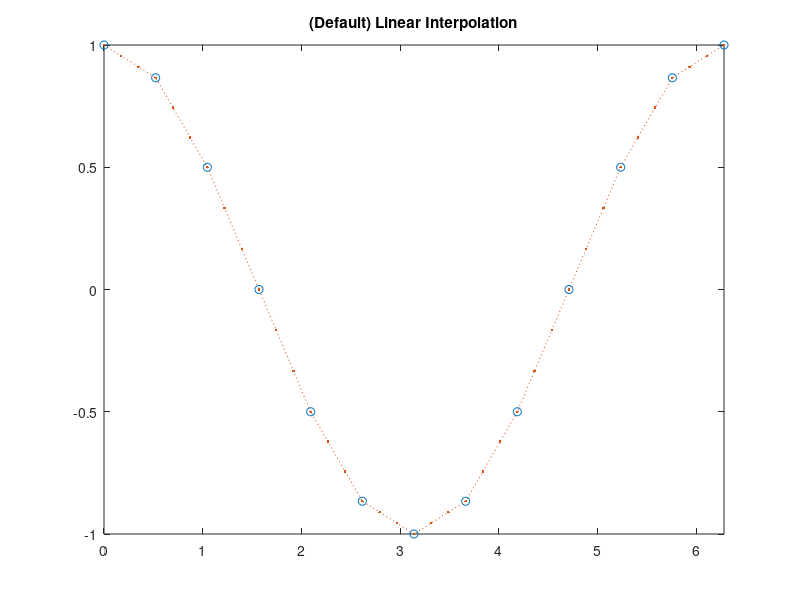
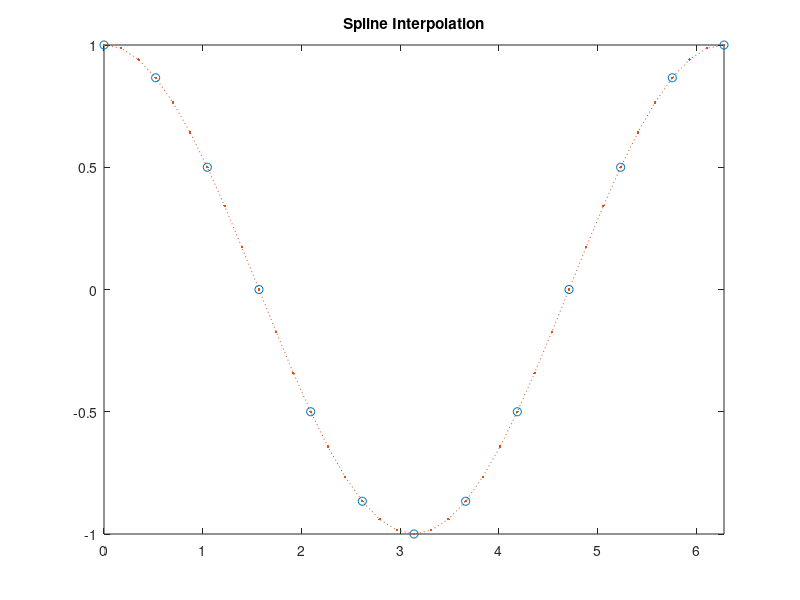

Reproduce these figures in MATLAB, in order. (Note: this script raises an error after producing the figures.)
clear all;clc;
close all;

x = 0:pi/6:2*pi;
v = cos(x);

xq = 0:pi/18:2*pi;

figure(1)
vq1 = interp1(x,v,xq);
plot(x,v,'o',xq,vq1,':.');
xlim([0 2*pi]);
title('(Default) Linear Interpolation');

figure(2)
vq1 = interp1(x,v,xq,'spline');
plot(x,v,'o',xq,vq1,':.');
xlim([0 2*pi]);
title('Spline Interpolation');


pkg load io %for Octave
ESM_DATA = xlsread('ESM_FEM_DATA.xlsx');
ID = [-200:50: -0];
IQ = [0:50: 200];
[X,Y] = meshgrid(ID,IQ)
for col = 1:5
    for row = 1:5
      Lambda_d(row,col) = ESM_DATA(find(ESM_DATA(:,1)== X(row,col) & ESM_DATA(:,2)== Y(row,col) & ESM_DATA(:,3)== 5.5),5);
      Lambda_q(row,col) = ESM_DATA(find(ESM_DATA(:,1)== X(row,col) & ESM_DATA(:,2)== Y(row,col) & ESM_DATA(:,3)== 5.5),4);
    end
end

figure(3)
contour(X,Y, Lambda_d)
title("D-axis Flux")
xlabel("d-axis current [A]")
ylabel("q-axis current [A]")

figure(4)
contour(X,Y, Lambda_q)
title("Q-axis Flux")
xlabel("d-axis current [A]")
ylabel("q-axis current [A]")

ID_i = [-200:1: -0];
IQ_i = [0:1: 200];
[X_i,Y_i] = meshgrid(ID_i,IQ_i);
Zd_i = interp2(ID,IQ,Lambda_d,X_i,Y_i,'spline');
figure(5)
contour(X_i,Y_i,Zd_i)

ID_i = [-200:1: -0];
IQ_i = [0:1: 200];
[X_i,Y_i] = meshgrid(ID_i,IQ_i);
Zq_i = interp2(ID,IQ,Lambda_q,X_i,Y_i,'spline');
figure(6)
contour(X_i,Y_i,Zq_i);

pkg load io %for Octave
NTC_DATA = xlsread('NTHS0805N02N1002J_Curve.xlsx')
[NTC_DATA1, NTC_DATA2] = xlsread('NTHS0805N02N1002J_Curve.xlsx')
[size_row, size_col] = size(NTC_DATA)
NTC_DATA_New(1:(size_row) ,1:2) = NTC_DATA(: ,1:2)
NTC_DATA_New(size_row+1:(size_row*2) ,1:2) = NTC_DATA(: ,3:4)
NTC_DATA_New(size_row*2+1:(size_row*3) ,1:2) = NTC_DATA(: ,5:6)
NTC_DATA_New(size_row*3+1:(size_row*4) ,1:2) = NTC_DATA(: ,7:8)

[Resistance_max,Resistance_min] = MaxMin(NTC_DATA_New(:,2))

[Temp_max,Temp_min] = MaxMin(NTC_DATA_New(:,1))

figure(11)
plot(NTC_DATA_New(:,1),NTC_DATA_New(:,2) )
hold on
grid on
axis([Temp_min Temp_max 0 Resistance_max])
hold off

R_pull = input('Enter the pull up resistance value. [Ohm] : ')
V_Ref = input('Enter the reference voltage value. [V] : ')
disp('Calculate Vout value')
NTC_DATA_New(:,2)*V_Ref*R_pull

R_pull_Vec = ones(204,1)*R_pull;
R_eq = R_pull_Vec+NTC_DATA_New(:,2);
Ratio = NTC_DATA_New(:,2)./R_eq(:,1)

Vout = Ratio*V_Ref;

figure(12)
plot(NTC_DATA_New(:,1),Vout(:,1))
xlabel( NTC_DATA2{4,1})
ylabel ('Voltage out')
hold on
grid on
axis([Temp_min Temp_max 0 max(Vout)])
hold off

Vol_i = [0.2:0.1: 4.8];
Tempi = interp1(Vout(:,1),NTC_DATA_New(:,1),Vol_i,'spline')

figure(13)
plot(Vol_i(:),Tempi(:))
ylabel( NTC_DATA2{4,1})
xlabel ('Voltage ')


V_in = input('Enter the voltage input of MCU')
Temp_1=interp1(Vol_i,Tempi,V_in)
